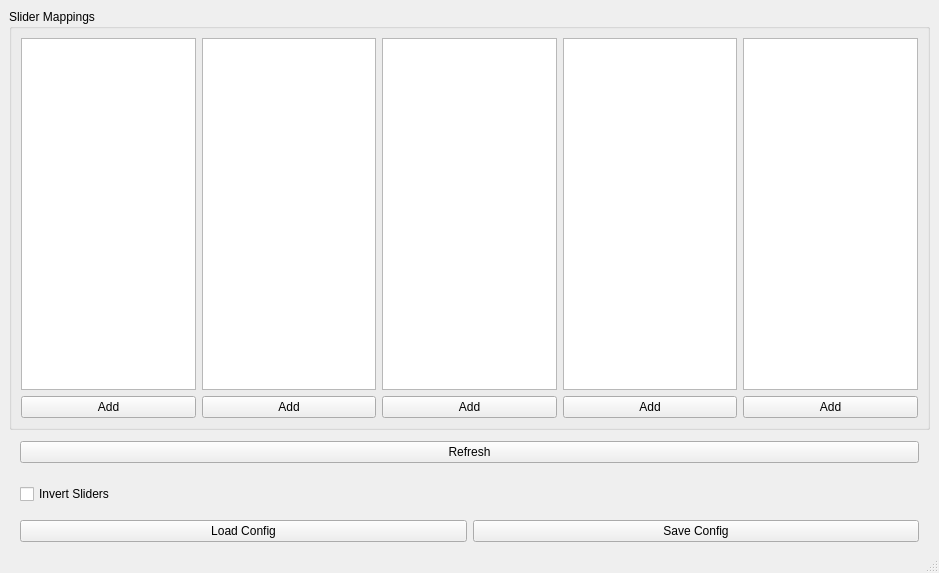
<?xml version="1.0" encoding="UTF-8"?>
<ui version="4.0">
 <class>MainWindow</class>
 <widget class="QMainWindow" name="MainWindow">
  <property name="geometry">
   <rect>
    <x>0</x>
    <y>0</y>
    <width>939</width>
    <height>573</height>
   </rect>
  </property>
  <property name="windowTitle">
   <string>Deej Config Manager</string>
  </property>
  <widget class="QWidget" name="centralwidget">
   <layout class="QVBoxLayout" name="verticalLayout">
    <item>
     <widget class="QGroupBox" name="groupBox">
      <property name="title">
       <string>Slider Mappings</string>
      </property>
      <layout class="QHBoxLayout" name="horizontalLayout">
       <item>
        <layout class="QVBoxLayout" name="verticalLayout_0">
         <item>
          <widget class="QListWidget" name="listSlider0"/>
         </item>
         <item>
          <widget class="QPushButton" name="addButton0">
           <property name="text">
            <string>Add</string>
           </property>
          </widget>
         </item>
        </layout>
       </item>
       <item>
        <layout class="QVBoxLayout" name="verticalLayout_1">
         <item>
          <widget class="QListWidget" name="listSlider1"/>
         </item>
         <item>
          <widget class="QPushButton" name="addButton1">
           <property name="text">
            <string>Add</string>
           </property>
          </widget>
         </item>
        </layout>
       </item>
       <item>
        <layout class="QVBoxLayout" name="verticalLayout_2">
         <item>
          <widget class="QListWidget" name="listSlider2"/>
         </item>
         <item>
          <widget class="QPushButton" name="addButton2">
           <property name="text">
            <string>Add</string>
           </property>
          </widget>
         </item>
        </layout>
       </item>
       <item>
        <layout class="QVBoxLayout" name="verticalLayout_3">
         <item>
          <widget class="QListWidget" name="listSlider3"/>
         </item>
         <item>
          <widget class="QPushButton" name="addButton3">
           <property name="text">
            <string>Add</string>
           </property>
          </widget>
         </item>
        </layout>
       </item>
       <item>
        <layout class="QVBoxLayout" name="verticalLayout_4">
         <item>
          <widget class="QListWidget" name="listSlider4"/>
         </item>
         <item>
          <widget class="QPushButton" name="addButton4">
           <property name="text">
            <string>Add</string>
           </property>
          </widget>
         </item>
        </layout>
       </item>
      </layout>
     </widget>
    </item>
    <item>
     <layout class="QVBoxLayout" name="verticalLayout_5">
      <property name="spacing">
       <number>21</number>
      </property>
      <property name="leftMargin">
       <number>11</number>
      </property>
      <property name="topMargin">
       <number>5</number>
      </property>
      <property name="rightMargin">
       <number>11</number>
      </property>
      <property name="bottomMargin">
       <number>10</number>
      </property>
      <item>
       <widget class="QPushButton" name="refreshButton">
        <property name="text">
         <string>Refresh</string>
        </property>
       </widget>
      </item>
      <item>
       <widget class="QCheckBox" name="invertSliders">
        <property name="text">
         <string>Invert Sliders</string>
        </property>
       </widget>
      </item>
     </layout>
    </item>
    <item>
     <layout class="QHBoxLayout" name="horizontalLayout_buttons">
      <property name="leftMargin">
       <number>11</number>
      </property>
      <property name="rightMargin">
       <number>11</number>
      </property>
      <item>
       <widget class="QPushButton" name="loadButton">
        <property name="text">
         <string>Load Config</string>
        </property>
       </widget>
      </item>
      <item>
       <widget class="QPushButton" name="saveButton">
        <property name="text">
         <string>Save Config</string>
        </property>
       </widget>
      </item>
     </layout>
    </item>
   </layout>
  </widget>
  <widget class="QMenuBar" name="menubar">
   <property name="geometry">
    <rect>
     <x>0</x>
     <y>0</y>
     <width>939</width>
     <height>25</height>
    </rect>
   </property>
  </widget>
  <widget class="QStatusBar" name="statusbar"/>
 </widget>
 <resources/>
 <connections/>
</ui>
